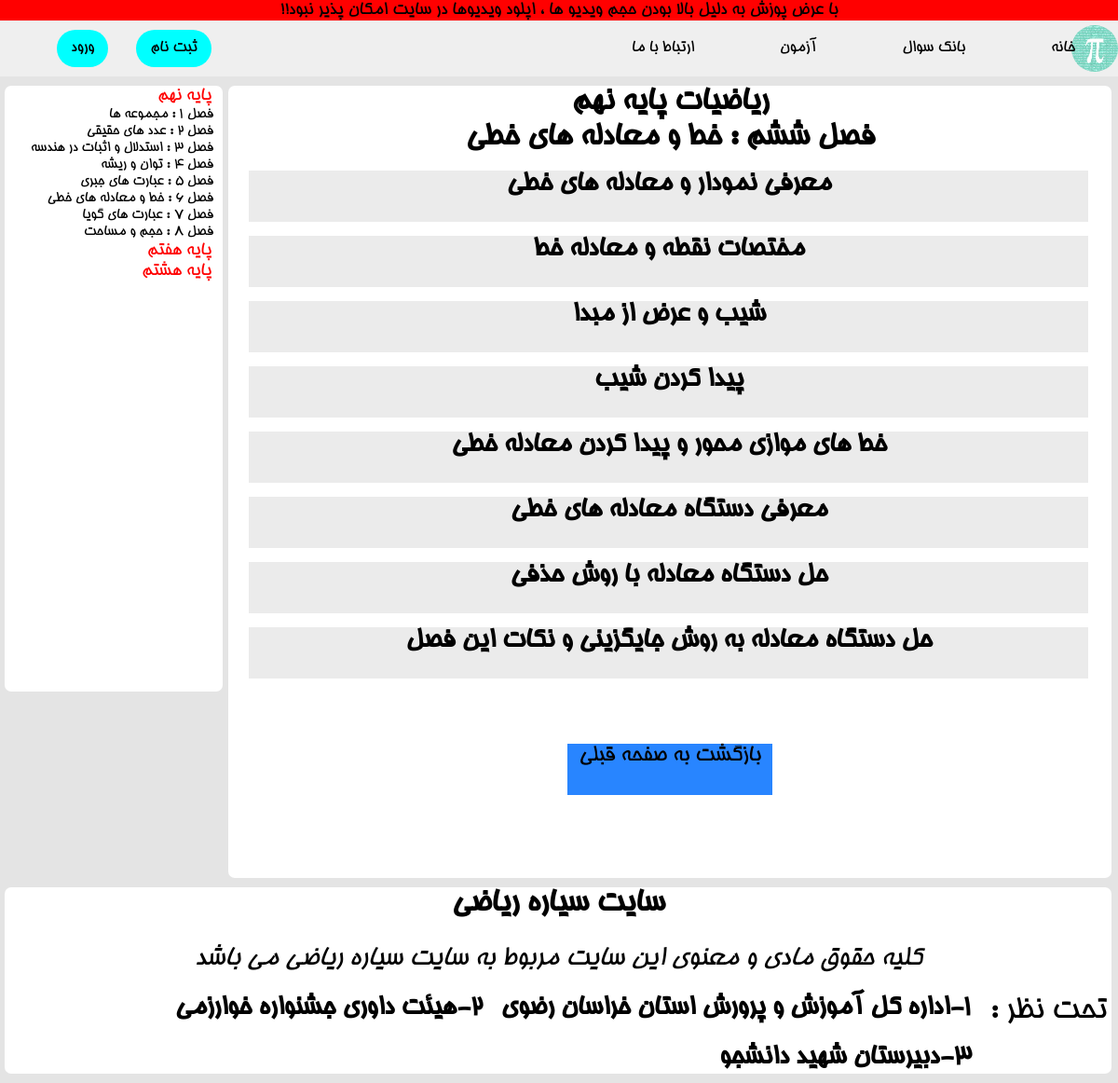
The app's page /paye9/season6/ with its own data.
### project/models.py (models this page shows, shortened)
class Lessons(models.Model):
    STATUS_CHOICES = (
        ('paye7_season1' , 'paye7_season1'),
        ('paye7_season2' , 'paye7_season2'),
        ('paye7_season3' , 'paye7_season3'),
        ('paye7_season4' , 'paye7_season4'),
        ('paye7_season5' , 'paye7_season5'),
        ('paye7_season6' , 'paye7_season6'),
        ('paye7_season7' , 'paye7_season7'),
        ('paye7_season8' , 'paye7_season8'),
        ('paye7_season9' , 'paye7_season9'),
        ('paye8_season1' , 'paye8_season1'),
        ('paye8_season2' , 'paye8_season2'),
        ('paye8_season3' , 'paye8_season3'),
        ('paye8_season4' , 'paye8_season4'),
        ('paye8_season5' , 'paye8_season5'),
        ('paye8_season6' , 'paye8_season6'),
        ('paye8_season7' , 'paye8_season7'),
        ('paye8_season8' , 'paye8_season8'),
        ('paye8_season9' , 'paye8_season9'),
        ('paye9_season1' , 'paye9_season1'),
        ('paye9_season2' , 'paye9_season2'),
        ('paye9_season3' , 'paye9_season3'),
        ('paye9_season4' , 'paye9_season4'),
        ('paye9_season5' , 'paye9_season5'),
        ('paye9_season6' , 'paye9_season6'),
        ('paye9_season7' , 'paye9_season7'),
        ('paye9_season8' , 'paye9_season8'),
    )
    title = models.CharField(max_length=100)
    paye = models.CharField(max_length=50)
    lesson = models.CharField(max_length=50)
    video = models.FileField(upload_to='video/%y')
    slug = models.SlugField(max_length=50)
    status = models.CharField(max_length=50 , choices=STATUS_CHOICES)

### project/views.py (the view)
# urls.py: path('paye9/season6/' , views.Paye9_season6 , name='paye9_season6'),
def Paye9_season6(request):
    lessons = Lessons.objects.filter(status='paye9_season6')
    return render(request , "Seasons/Paye9/season6.html" , {'lesson' : lessons})

### project/templates/Seasons/Paye9/season6.html (shortened to what this page needs)
{% load static %}
<!DOCTYPE html>
<html lang="en" dir="rtl">
<head>
</head>
<body>
{% include 'includes/header.html' %}
{% include 'includes/navbars/paye9.html' %}
    <article style="height: 850px;">
        <h1>ریاضیات پایه نهم<br>فصل ششم : خط و معادله های خطی</h1>
        {% for lessons in lesson %}
        <a href="{% url 'urls:lessons' lessons.slug %}">
            <div class="div-lesson">
                <h2>{{lessons.lesson}}</h2>
            </div>
        </a>
        {% endfor %}
        <a href="{% url 'urls:paye9' %}">
            <div class="div-back">بازگشت به صفحه قبلی</div>
         </a>
            </article>
    {% include 'includes/footer.html' %}
</body>
</html>

### project/static/style/style.css (style rules this page uses)
* { margin: 0; padding: 0; box-sizing: border-box; text-decoration: none; list-style: none; }
html a { color: black; }
article { height: 650px; width: 99%; background-color: white; margin-right: 7px; margin-top: 10px; margin-bottom: 10px; border-radius: 7px; }
h2 { text-align: center; }

### project/static/style/Seasons/style9.css (style rules this page uses)
body { background-color:rgb(228, 228, 228); }
* { margin: 0; padding: 0; box-sizing: border-box; text-decoration: none; list-style: none; }
html a { color: black; }
article { height: 650px; width: 79%; background-color: white; margin-right: 7px; margin-top: 10px; margin-bottom: 10px; border-radius: 7px; }
h1 { text-align: center; font-size: 35px; }
.div-lesson { width: 95%; height: 55px; background-color: #ebebeb; margin-right: 25px; margin-top: 15px; transition: all 0.5s; }
h2 { text-align: center; font-size: 30px; width: 100%; height: 55px; transition: all 0.5a; }
.div-back { background-color: rgb(40, 133, 255); margin-left: auto; margin-right:auto; margin-top: 70px; width: 220px; height: 55px; text-align: center; font-size: 25px; transition: all 0.6s; }

### records on screen
Lessons: lesson "معرفی نمودار و معادله های خطی"
Lessons: lesson "مختصات نقطه و معادله خط"
Lessons: lesson "شیب و عرض از مبدا"
Lessons: lesson "پیدا کردن شیب"
Lessons: lesson "خط های موازی محور و پیدا کردن معادله خطی"
Lessons: lesson "معرفی دستگاه معادله های خطی"
Lessons: lesson "حل دستگاه معادله با روش حذفی"
Lessons: lesson "حل دستگاه معادله به روش جایگزینی و نکات این فصل"
